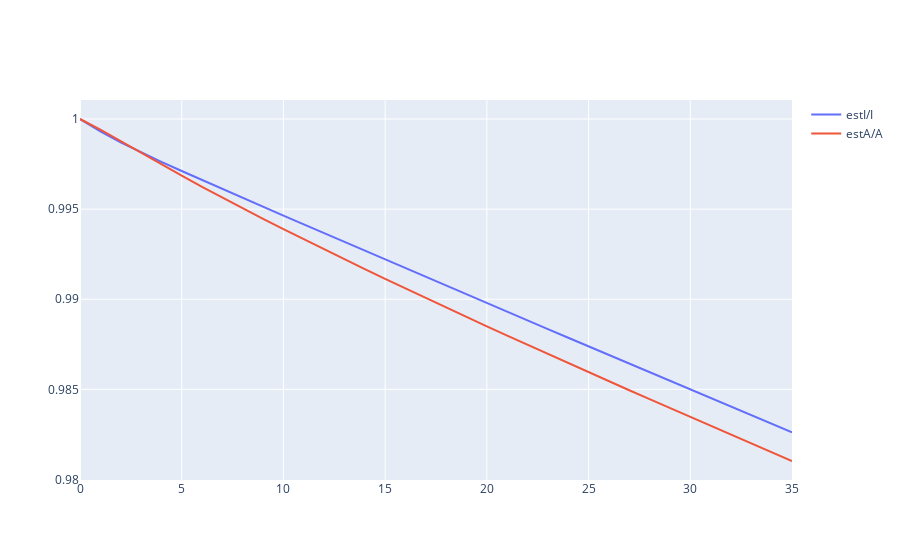

Source (notebook cell):
### Code cell
figEstQ = go.Figure()

figEstQ.add_scatter(y = dfSEIRPAC["estI"]/dfSEIRPAC["I"], name="estI/I")
figEstQ.add_scatter(y = dfSEIRPAC["estA"]/dfSEIRPAC["A"], name="estA/A")
figEstQ.show()
